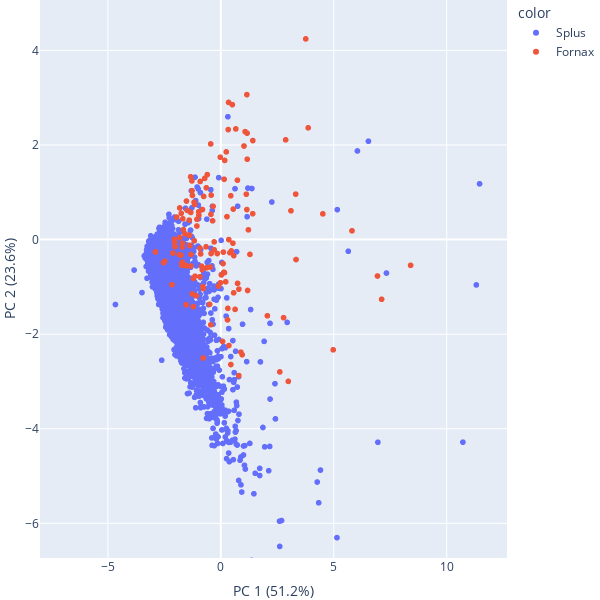

This figure's notebook cell:
### Code cell
l_train = 'Fornax'
train = datos [ datos['label'] == l_train ][features]

# Entrenamiento modelo PCA con escalado de los datos
# ==============================================================================
pca_pipe = make_pipeline(StandardScaler(), PCA())
pca_pipe.fit ( train )

# Se extrae el modelo entrenado del pipeline
modelo_pca = pca_pipe.named_steps['pca']
    
d = datos[ (datos['label'] == 'Fornax') | (datos['label'] == 'Splus') ]
d.sort_values ( by = 'label', key = lambda x: x.map({'Background': 0, 'Splus': 1, 'Fornax': 3} ), inplace = True )
#
components = pca_pipe.transform ( d[features] )

labels = [ f"PC {i+1} ({var:.1f}%)" for i, var in enumerate(modelo_pca.explained_variance_ratio_ * 100) ]

fig = px.scatter ( x = components[:,0], y = components[:,1], color = d['label'] )
fig.update_layout ( xaxis_title = labels[0], yaxis_title = labels[1], autosize = False, 
                   width = 600, height = 600, showlegend = True, margin = {"l":0,"r":0,"t":0,"b":0} )

fig.write_html("figures/PCA-param-02-Splus_Fornax.html")
fig.write_image("figures/PCA-param-02-Splus_Fornax.jpeg")
fig.show()

### Figure 1 — Plotly figure (JSON) as saved in the notebook; plotly's stock layout.template omitted (floating-point values rounded to 4 significant figures; data arrays with more than 128 entries replaced by an {"elided": "..."} marker saying what was removed)
{"data": [{"hovertemplate": "color=Splus<br>x=%{x}<br>y=%{y}<extra></extra>", "legendgroup": "Splus", "marker": {"color": "#636efa", "symbol": "circle"}, "mode": "markers", "name": "Splus", "showlegend": true, "type": "scattergl", "x": {"elided": "7631 float values"}, "xaxis": "x", "y": {"elided": "7631 float values"}, "yaxis": "y"}, {"hovertemplate": "color=Fornax<br>x=%{x}<br>y=%{y}<extra></extra>", "legendgroup": "Fornax", "marker": {"color": "#EF553B", "symbol": "circle"}, "mode": "markers", "name": "Fornax", "showlegend": true, "type": "scattergl", "x": {"elided": "144 float values"}, "xaxis": "x", "y": {"elided": "144 float values"}, "yaxis": "y"}], "layout": {"autosize": false, "height": 600, "legend": {"title": {"text": "color"}, "tracegroupgap": 0}, "margin": {"b": 0, "l": 0, "r": 0, "t": 0}, "showlegend": true, "width": 600, "xaxis": {"anchor": "y", "autorange": false, "domain": [0, 1], "range": [-8.005, 12.67], "title": {"text": "PC 1 (51.2%)"}, "type": "linear"}, "yaxis": {"anchor": "x", "autorange": false, "domain": [0, 1], "range": [-6.732, 5.067], "title": {"text": "PC 2 (23.6%)"}, "type": "linear"}}}
